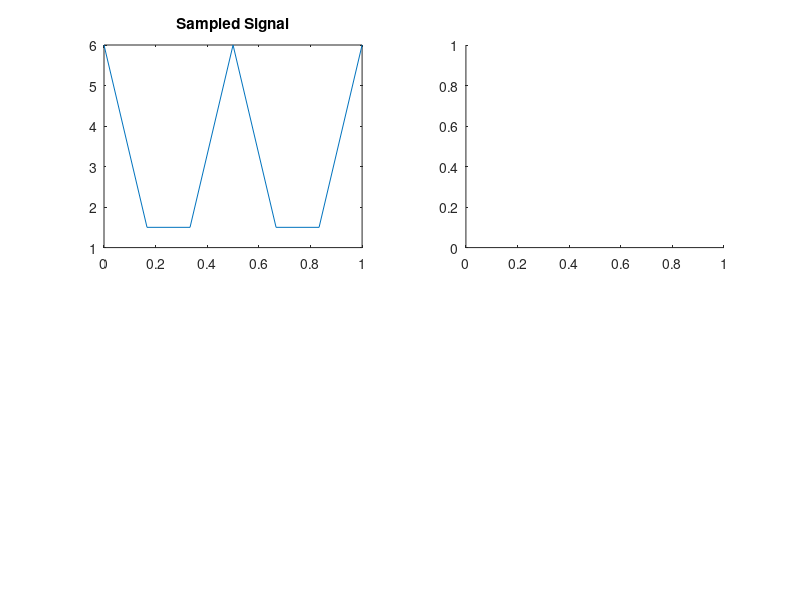

Write MATLAB code to recreate this figure. (Note: this script raises an error after producing the figure.)
clear all
fs = 6;
ts = 0:1/fs:1;
xn = 3+cos(2*pi*2*ts) + 2*cos(2*pi*4*ts);
subplot(2,2,1)
plot(ts,xn);
title('Sampled Signal')
subplot(2,2,2)
sincInterpolation(xn,fs,10)
title('Sinc Interpolation')
fs = 100; % sampling rate 100 samples per second
t = 0:1/fs: 1; %100 samples interval is 0.01 second (1/fs)
xsa = 3 + cos(2*pi*2*t)+2*cos(2*pi*2*t);
subplot(2,2,3)
plot(t, xsa);
title('Plot of Xsa(t)')
sgtitle('Task 2 Plots')